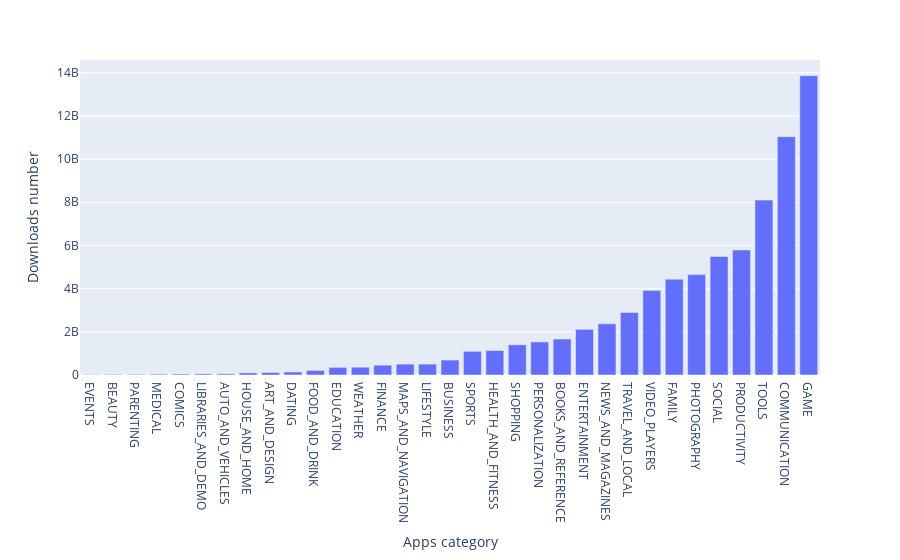

The notebook cell this image was saved under:
### Markdown cell above
### Total installs per category

### Code cell
category_installs = df_apps_clean.groupby('Category').agg({'Installs': pd.Series.sum})
category_installs.sort_values('Installs', ascending=True, inplace=True)
h_bar = px.bar(y = category_installs.Installs,
               x = category_installs.index,
               orientation='v',
              labels={
                  "y": "Downloads number",
                  "x": "Apps category"
              })
 
h_bar.show()

### Figure 1 — Plotly figure (JSON) as saved in the notebook; plotly's stock layout.template omitted (floating-point values rounded to 4 significant figures)
{"data": [{"alignmentgroup": "True", "hovertemplate": "Apps category=%{x}<br>Downloads number=%{y}<extra></extra>", "legendgroup": "", "marker": {"color": "#636efa", "pattern": {"shape": ""}}, "name": "", "offsetgroup": "", "orientation": "v", "showlegend": false, "textposition": "auto", "type": "bar", "x": ["EVENTS", "BEAUTY", "PARENTING", "MEDICAL", "COMICS", "LIBRARIES_AND_DEMO", "AUTO_AND_VEHICLES", "HOUSE_AND_HOME", "ART_AND_DESIGN", "DATING", "FOOD_AND_DRINK", "EDUCATION", "WEATHER", "FINANCE", "MAPS_AND_NAVIGATION", "LIFESTYLE", "BUSINESS", "SPORTS", "HEALTH_AND_FITNESS", "SHOPPING", "PERSONALIZATION", "BOOKS_AND_REFERENCE", "ENTERTAINMENT", "NEWS_AND_MAGAZINES", "TRAVEL_AND_LOCAL", "VIDEO_PLAYERS", "FAMILY", "PHOTOGRAPHY", "SOCIAL", "PRODUCTIVITY", "TOOLS", "COMMUNICATION", "GAME"], "xaxis": "x", "y": [15949410, 26916200, 31116110, 39162676, 44931100, 52083000, 53129800, 97082000, 114233100, 140912410, 211677750, 352852000, 361096500, 455312400, 503267560, 503742120, 692018120, 1096431465, 1134006220, 1400331540, 1532352930, 1665791655, 2113660000, 2369110650, 2894859300, 3916897200, 4437579590, 4649143130, 5487841475, 5788070180, 8099724500, 11039241530, 13858762717], "yaxis": "y"}], "layout": {"autosize": true, "barmode": "relative", "legend": {"tracegroupgap": 0}, "margin": {"t": 60}, "xaxis": {"anchor": "y", "autorange": true, "domain": [0, 1], "range": [-0.5, 32.5], "title": {"text": "Apps category"}, "type": "category"}, "yaxis": {"anchor": "x", "autorange": true, "domain": [0, 1], "range": [0, 14590000000.0], "title": {"text": "Downloads number"}, "type": "linear"}}}
